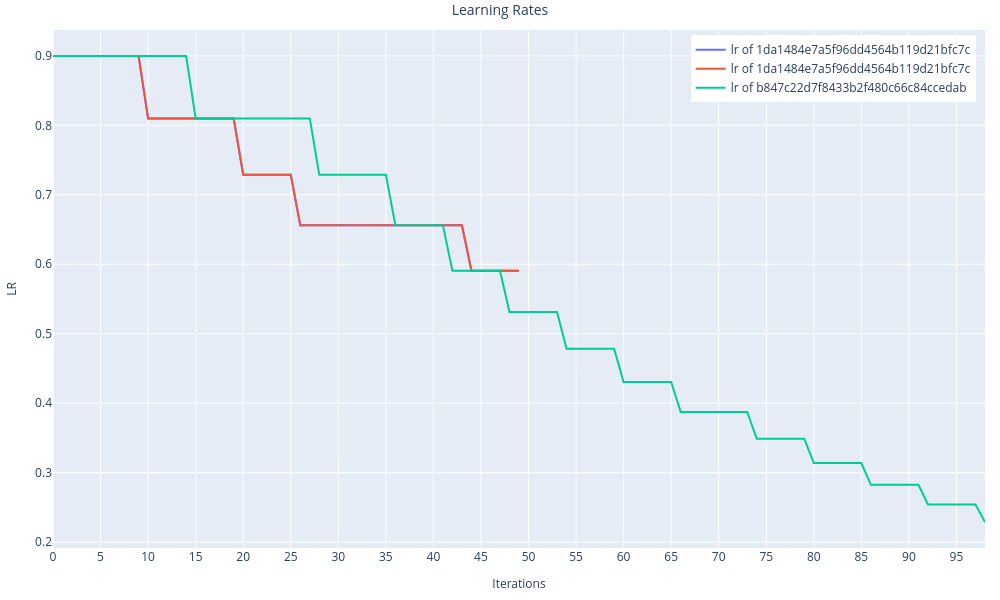

Notebook source saved alongside this figure:
### Code cell
VisUtils.multi_line_plot(
    x_ticks_inc=5
    , y_axis_label="LR"
    , x_axis_label="Iterations"
    , title=f"Learning Rates"
    , x=[
        iter_idx for iter_idx in range(
            0
            , max(
                top_runs
                , key=lambda run: run.idps[-1].iter_idx
            ).idps[-1].iter_idx
        )
    ]
    , yss_legend=[
        [
            f"lr of {run.id}"
        ] for run in top_runs
    ]
    , yss=[
        [
            [idp.lr for idp in run.idps]
        ] for run in top_runs
    ]
)

### Figure 1 — Plotly figure (JSON) as saved in the notebook; plotly's stock layout.template omitted (floating-point values rounded to 4 significant figures)
{"data": [{"line": {"color": "#636EFA", "dash": "solid"}, "marker": {"size": 2}, "mode": "lines", "name": "lr of 1da1484e7a5f96dd4564b119d21bfc7c", "type": "scatter", "x": [0, 1, 2, 3, 4, 5, 6, 7, 8, 9, 10, 11, 12, 13, 14, 15, 16, 17, 18, 19, 20, 21, 22, 23, 24, 25, 26, 27, 28, 29, 30, 31, 32, 33, 34, 35, 36, 37, 38, 39, 40, 41, 42, 43, 44, 45, 46, 47, 48, 49, 50, 51, 52, 53, 54, 55, 56, 57, 58, 59, 60, 61, 62, 63, 64, 65, 66, 67, 68, 69, 70, 71, 72, 73, 74, 75, 76, 77, 78, 79, 80, 81, 82, 83, 84, 85, 86, 87, 88, 89, 90, 91, 92, 93, 94, 95, 96, 97, 98], "y": [0.9, 0.9, 0.9, 0.9, 0.9, 0.9, 0.9, 0.9, 0.9, 0.9, 0.81, 0.81, 0.81, 0.81, 0.81, 0.81, 0.81, 0.81, 0.81, 0.81, 0.729, 0.729, 0.729, 0.729, 0.729, 0.729, 0.6561, 0.6561, 0.6561, 0.6561, 0.6561, 0.6561, 0.6561, 0.6561, 0.6561, 0.6561, 0.6561, 0.6561, 0.6561, 0.6561, 0.6561, 0.6561, 0.6561, 0.6561, 0.5905, 0.5905, 0.5905, 0.5905, 0.5905, 0.5905]}, {"line": {"color": "#EF553B", "dash": "solid"}, "marker": {"size": 2}, "mode": "lines", "name": "lr of 1da1484e7a5f96dd4564b119d21bfc7c", "type": "scatter", "x": [0, 1, 2, 3, 4, 5, 6, 7, 8, 9, 10, 11, 12, 13, 14, 15, 16, 17, 18, 19, 20, 21, 22, 23, 24, 25, 26, 27, 28, 29, 30, 31, 32, 33, 34, 35, 36, 37, 38, 39, 40, 41, 42, 43, 44, 45, 46, 47, 48, 49, 50, 51, 52, 53, 54, 55, 56, 57, 58, 59, 60, 61, 62, 63, 64, 65, 66, 67, 68, 69, 70, 71, 72, 73, 74, 75, 76, 77, 78, 79, 80, 81, 82, 83, 84, 85, 86, 87, 88, 89, 90, 91, 92, 93, 94, 95, 96, 97, 98], "y": [0.9, 0.9, 0.9, 0.9, 0.9, 0.9, 0.9, 0.9, 0.9, 0.9, 0.81, 0.81, 0.81, 0.81, 0.81, 0.81, 0.81, 0.81, 0.81, 0.81, 0.729, 0.729, 0.729, 0.729, 0.729, 0.729, 0.6561, 0.6561, 0.6561, 0.6561, 0.6561, 0.6561, 0.6561, 0.6561, 0.6561, 0.6561, 0.6561, 0.6561, 0.6561, 0.6561, 0.6561, 0.6561, 0.6561, 0.6561, 0.5905, 0.5905, 0.5905, 0.5905, 0.5905, 0.5905]}, {"line": {"color": "#00CC96", "dash": "solid"}, "marker": {"size": 2}, "mode": "lines", "name": "lr of b847c22d7f8433b2f480c66c84ccedab", "type": "scatter", "x": [0, 1, 2, 3, 4, 5, 6, 7, 8, 9, 10, 11, 12, 13, 14, 15, 16, 17, 18, 19, 20, 21, 22, 23, 24, 25, 26, 27, 28, 29, 30, 31, 32, 33, 34, 35, 36, 37, 38, 39, 40, 41, 42, 43, 44, 45, 46, 47, 48, 49, 50, 51, 52, 53, 54, 55, 56, 57, 58, 59, 60, 61, 62, 63, 64, 65, 66, 67, 68, 69, 70, 71, 72, 73, 74, 75, 76, 77, 78, 79, 80, 81, 82, 83, 84, 85, 86, 87, 88, 89, 90, 91, 92, 93, 94, 95, 96, 97, 98], "y": [0.9, 0.9, 0.9, 0.9, 0.9, 0.9, 0.9, 0.9, 0.9, 0.9, 0.9, 0.9, 0.9, 0.9, 0.9, 0.81, 0.81, 0.81, 0.81, 0.81, 0.81, 0.81, 0.81, 0.81, 0.81, 0.81, 0.81, 0.81, 0.729, 0.729, 0.729, 0.729, 0.729, 0.729, 0.729, 0.729, 0.6561, 0.6561, 0.6561, 0.6561, 0.6561, 0.6561, 0.5905, 0.5905, 0.5905, 0.5905, 0.5905, 0.5905, 0.5314, 0.5314, 0.5314, 0.5314, 0.5314, 0.5314, 0.4783, 0.4783, 0.4783, 0.4783, 0.4783, 0.4783, 0.4305, 0.4305, 0.4305, 0.4305, 0.4305, 0.4305, 0.3874, 0.3874, 0.3874, 0.3874, 0.3874, 0.3874, 0.3874, 0.3874, 0.3487, 0.3487, 0.3487, 0.3487, 0.3487, 0.3487, 0.3138, 0.3138, 0.3138, 0.3138, 0.3138, 0.3138, 0.2824, 0.2824, 0.2824, 0.2824, 0.2824, 0.2824, 0.2542, 0.2542, 0.2542, 0.2542, 0.2542, 0.2542, 0.2288, 0.2288]}], "layout": {"height": 600, "legend": {"orientation": "v", "x": 0.99, "xanchor": "right", "y": 0.99, "yanchor": "top"}, "margin": {"b": 15, "l": 15, "pad": 0, "r": 15, "t": 30}, "title": {"font": {"size": 14}, "text": "Learning Rates", "x": 0.5}, "width": 1000, "xaxis": {"anchor": "y", "domain": [0, 1], "tickmode": "array", "tickvals": [0, 5, 10, 15, 20, 25, 30, 35, 40, 45, 50, 55, 60, 65, 70, 75, 80, 85, 90, 95], "title": {"font": {"size": 12}, "text": "Iterations"}}, "yaxis": {"anchor": "x", "domain": [0, 1], "title": {"font": {"size": 12}, "text": "LR"}}}}
